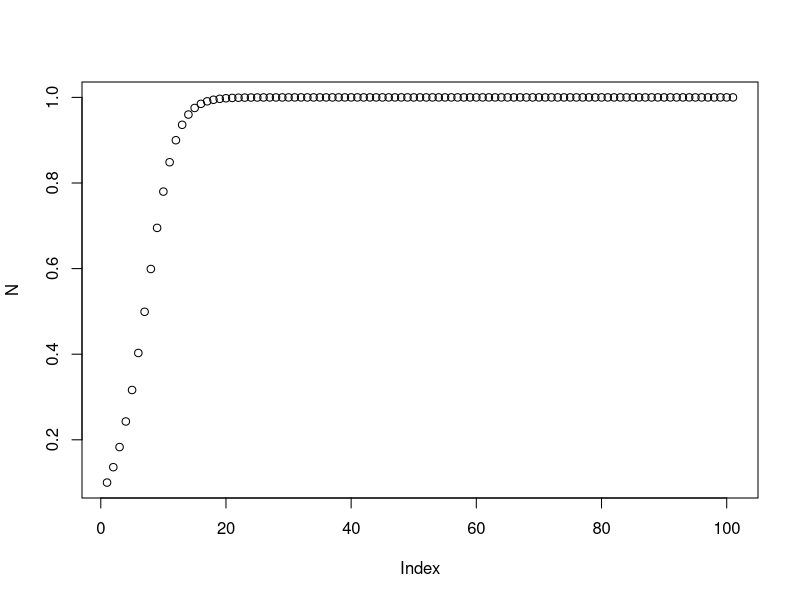
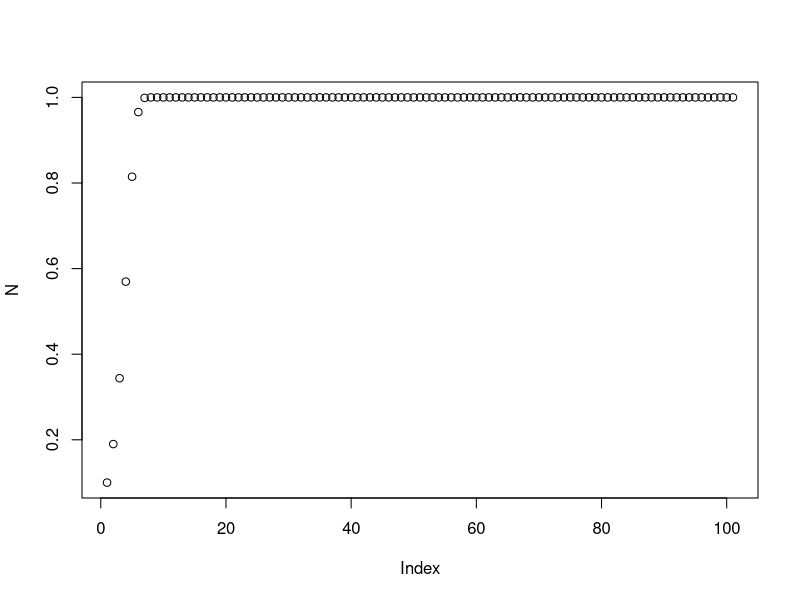
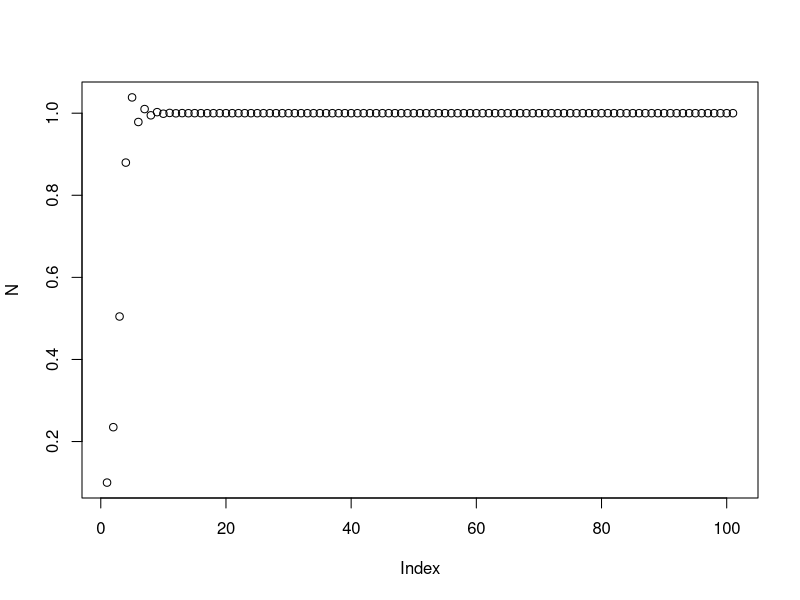
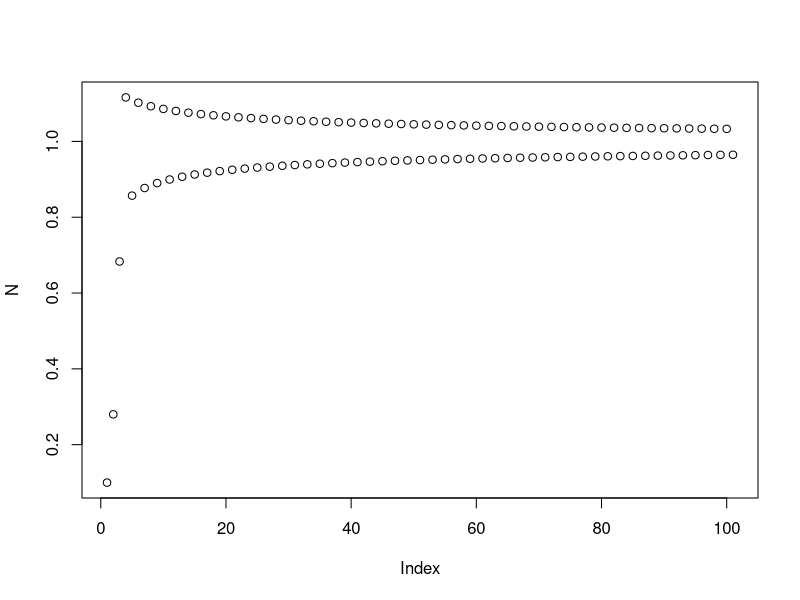
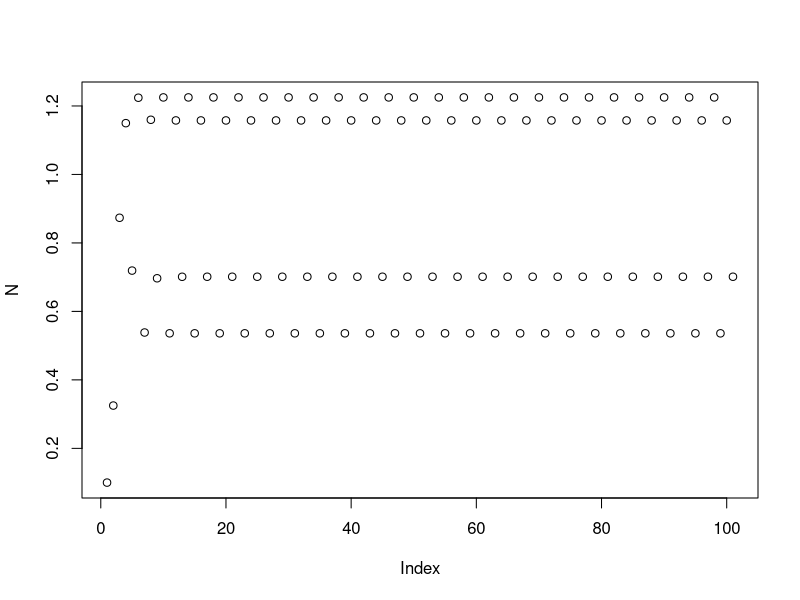
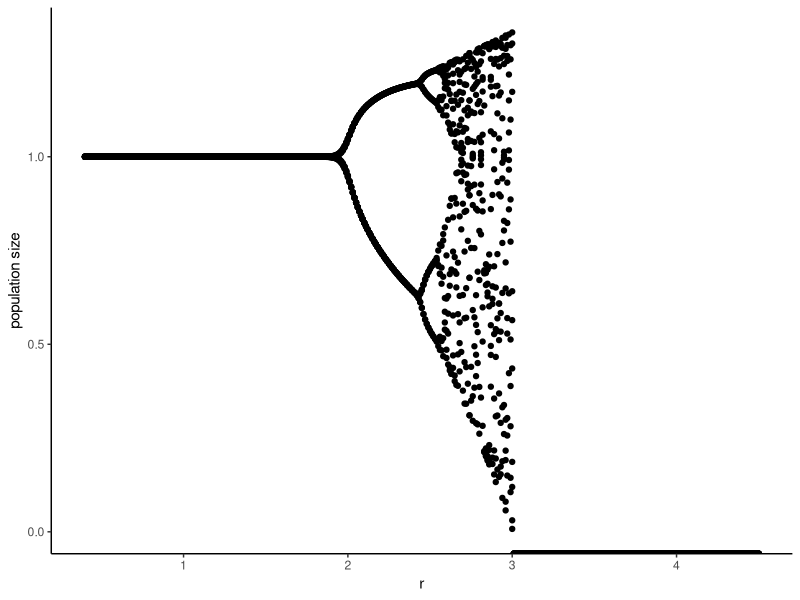
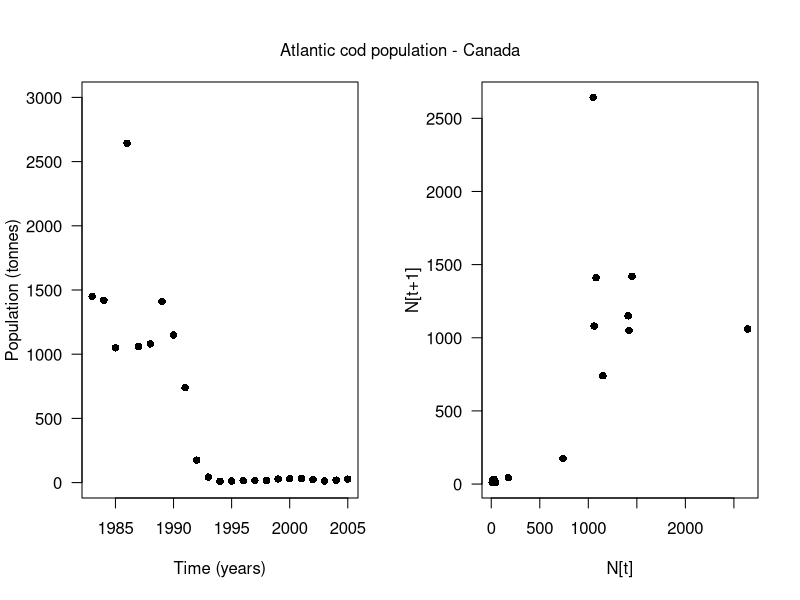

Source code (R) for these figures, in order:
## ---- chunk 1
# Parameters starting with r at 0.4 
max_time = 100
r = 0.4
K = 1

N = vector('numeric',length=max_time)
N[1] = 0.1


# Iterate model
for (t in 1:max_time){
  N[t+1] = N[t] + r*N[t]*(1 - N[t]/K)
}

plot(N)
## ---- chunk 2
# Parameters with r at 1
max_time = 100
r = 1
K = 1

N = vector('numeric',length=max_time)
N[1] = 0.1


# Iterate model
for (t in 1:max_time){
  N[t+1] = N[t] + r*N[t]*(1 - N[t]/K)
}

plot(N)


# Parameters with r at 1.5 
max_time = 100
r = 1.5
K = 1

N = vector('numeric',length=max_time)
N[1] = 0.1


# Iterate model
for (t in 1:max_time){
  N[t+1] = N[t] + r*N[t]*(1 - N[t]/K)
}

plot(N)

# Parameters with r at 2 
max_time = 100
r = 2
K = 1

N = vector('numeric',length=max_time)
N[1] = 0.1


# Iterate model
for (t in 1:max_time){
  N[t+1] = N[t] + r*N[t]*(1 - N[t]/K)
}

plot(N)

# Parameters with r at 2.5 
max_time = 100
r = 2.5
K = 1

N = vector('numeric',length=max_time)
N[1] = 0.1


# Iterate model
for (t in 1:max_time){
  N[t+1] = N[t] + r*N[t]*(1 - N[t]/K)
}

plot(N)

## ---- chunk 3
# call packets needed
library(ggplot2)
library(reshape2)

# Easton's pointers in class: use a loop within a loop. Such as: 

#for(r in seq()) {
#  for (t in 1:max_time) {
#   print(N)
#  }
#  points()
#}

# One approach is to first build an empty matrix
m <- matrix(data=NA, nrow=411, ncol=11)
 
# explaination for matrix:
# I want 22 rows because I am creating a sequence of 4 values from 0.4 to 4.5, which sum up to 411 numbers. 
# I want 11 columns because I am interested in the last 10 N values plus a column for r 
# I want the cells to be orginally filled with NAs and filled them up after the loop. 

# set parameters
max_time = 50
K = 1
N = vector('numeric', length = max_time)
N[1] = 0.1

# temporary matrix to carry the last ten years that we are interested in
temp = NULL
index = 0

for(r in seq(from = 0.4, to = 4.5, by = 0.01)) {  # creating a sequence of r values from 0.4 to 2.5
    for(t in 1:max_time) {                 # creating a loop for years 1:50
      N[t + 1] = N[t] + r * N[t] * (1 - N[t] / K) 
      temp[t] = N[t + 1]
      temp = (N[41:50])
    }
  index = index + 1
  m[index, 1] = r
  m[index, 2:11] = temp
}


print(m[41:50])

## we need to get rid of the 1:1 line by removing siteA
tail(m)
m <- m[ ,2:11]
tail(m)


# change the matrix from short to long format
rownames(m) <-(as.character(seq(from = 0.4, to = 4.5, by = 0.01)))
colnames(m) <-paste("Site", LETTERS[1:10], sep = "")
m_long <- melt(m, id = colnames(m))
head(m_long)
## ---- chunk 4
# plotting the last ten years of r values ~ population size
ggplot(m_long, aes(x=Var1, y=value)) +
  geom_point() +
  xlab("r") + 
  ylab("population size") +
  theme_classic()
## ---- chunk 5
# second trial 
############################################
m <- matrix(data=1:12,
            nrow=22,
            byrow=TRUE)
# trial with code from a double loop in Nick's class
# double for loop for operating on r and 
m <- matrix(c(0.4,2.5), nrow=50)
for(i in 1:nrow(m)) {
  for(j in 1:ncol(m)) {
    m[i,j] <- m[i,j] + i + j  
    #m[r,t] <- m[r,t] + r + t   
  } 
} 

head(m)
## ---- chunk 6
cod_pop <- c(1450, 1420, 1050, 2643, 1060, 1080, 1410, 1150, 740, 175, 43, 10, 12, 15, 16, 16, 28, 30, 32, 23, 12, 19, 27)
years <- c(1983, 1984, 1985, 1986, 1987, 1988, 1989, 1990, 1991, 1992, 
1993, 1994, 1995, 1996, 1997, 1998, 1999, 2000, 2001, 2002, 2003, 
2004, 2005)

par(mfrow=c(1,2))
plot(years,cod_pop,ylim=c(0,3000),las=1,ylab='Population (tonnes)',xlab='Time (years)',pch=16)
plot(cod_pop[1:(length(cod_pop)-1)],cod_pop[2:length(cod_pop)],ylab='N[t+1]',xlab='N[t]',las=1,pch=16)

mtext(text = 'Atlantic cod population - Canada',side = 3,line = -3,outer=T)
